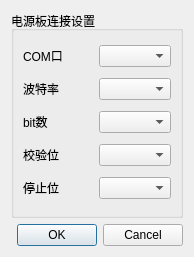
<?xml version="1.0" encoding="UTF-8"?>
<ui version="4.0">
 <class>pb_connsettings</class>
 <widget class="QDialog" name="pb_connsettings">
  <property name="geometry">
   <rect>
    <x>0</x>
    <y>0</y>
    <width>194</width>
    <height>257</height>
   </rect>
  </property>
  <property name="windowTitle">
   <string>Dialog</string>
  </property>
  <layout class="QVBoxLayout" name="verticalLayout">
   <item>
    <widget class="QGroupBox" name="serialGroupBox_2">
     <property name="enabled">
      <bool>true</bool>
     </property>
     <property name="title">
      <string>电源板连接设置</string>
     </property>
     <property name="checkable">
      <bool>false</bool>
     </property>
     <property name="checked">
      <bool>false</bool>
     </property>
     <layout class="QVBoxLayout" name="verticalLayout_5">
      <item>
       <layout class="QHBoxLayout" name="horizontalLayout_8">
        <item>
         <widget class="QLabel" name="pbConnCOMNumLbl">
          <property name="text">
           <string>COM口</string>
          </property>
         </widget>
        </item>
        <item>
         <widget class="QComboBox" name="pbConnCOMNumCBox">
          <property name="enabled">
           <bool>true</bool>
          </property>
         </widget>
        </item>
       </layout>
      </item>
      <item>
       <layout class="QHBoxLayout" name="horizontalLayout_9">
        <item>
         <widget class="QLabel" name="pbConnBaudrateLbl">
          <property name="text">
           <string>波特率</string>
          </property>
         </widget>
        </item>
        <item>
         <widget class="QComboBox" name="pbConnBaudrateCBox"/>
        </item>
       </layout>
      </item>
      <item>
       <layout class="QHBoxLayout" name="horizontalLayout_10">
        <item>
         <widget class="QLabel" name="pbConnBitCntLbl">
          <property name="text">
           <string>bit数</string>
          </property>
         </widget>
        </item>
        <item>
         <widget class="QComboBox" name="pbConnBitCntCBox"/>
        </item>
       </layout>
      </item>
      <item>
       <layout class="QHBoxLayout" name="horizontalLayout_11">
        <item>
         <widget class="QLabel" name="pbConnChksumbitLbl">
          <property name="text">
           <string>校验位</string>
          </property>
         </widget>
        </item>
        <item>
         <widget class="QComboBox" name="pbConnChksumbitCBox"/>
        </item>
       </layout>
      </item>
      <item>
       <layout class="QHBoxLayout" name="horizontalLayout_12">
        <item>
         <widget class="QLabel" name="pbConnStopbitLbl">
          <property name="text">
           <string>停止位</string>
          </property>
         </widget>
        </item>
        <item>
         <widget class="QComboBox" name="pbConnStopbitCBox"/>
        </item>
       </layout>
      </item>
     </layout>
    </widget>
   </item>
   <item>
    <widget class="QDialogButtonBox" name="buttonBox">
     <property name="orientation">
      <enum>Qt::Horizontal</enum>
     </property>
     <property name="standardButtons">
      <set>QDialogButtonBox::Cancel|QDialogButtonBox::Ok</set>
     </property>
    </widget>
   </item>
  </layout>
 </widget>
 <resources/>
 <connections>
  <connection>
   <sender>buttonBox</sender>
   <signal>accepted()</signal>
   <receiver>pb_connsettings</receiver>
   <slot>accept()</slot>
   <hints>
    <hint type="sourcelabel">
     <x>248</x>
     <y>254</y>
    </hint>
    <hint type="destinationlabel">
     <x>157</x>
     <y>274</y>
    </hint>
   </hints>
  </connection>
  <connection>
   <sender>buttonBox</sender>
   <signal>rejected()</signal>
   <receiver>pb_connsettings</receiver>
   <slot>reject()</slot>
   <hints>
    <hint type="sourcelabel">
     <x>316</x>
     <y>260</y>
    </hint>
    <hint type="destinationlabel">
     <x>286</x>
     <y>274</y>
    </hint>
   </hints>
  </connection>
 </connections>
</ui>
